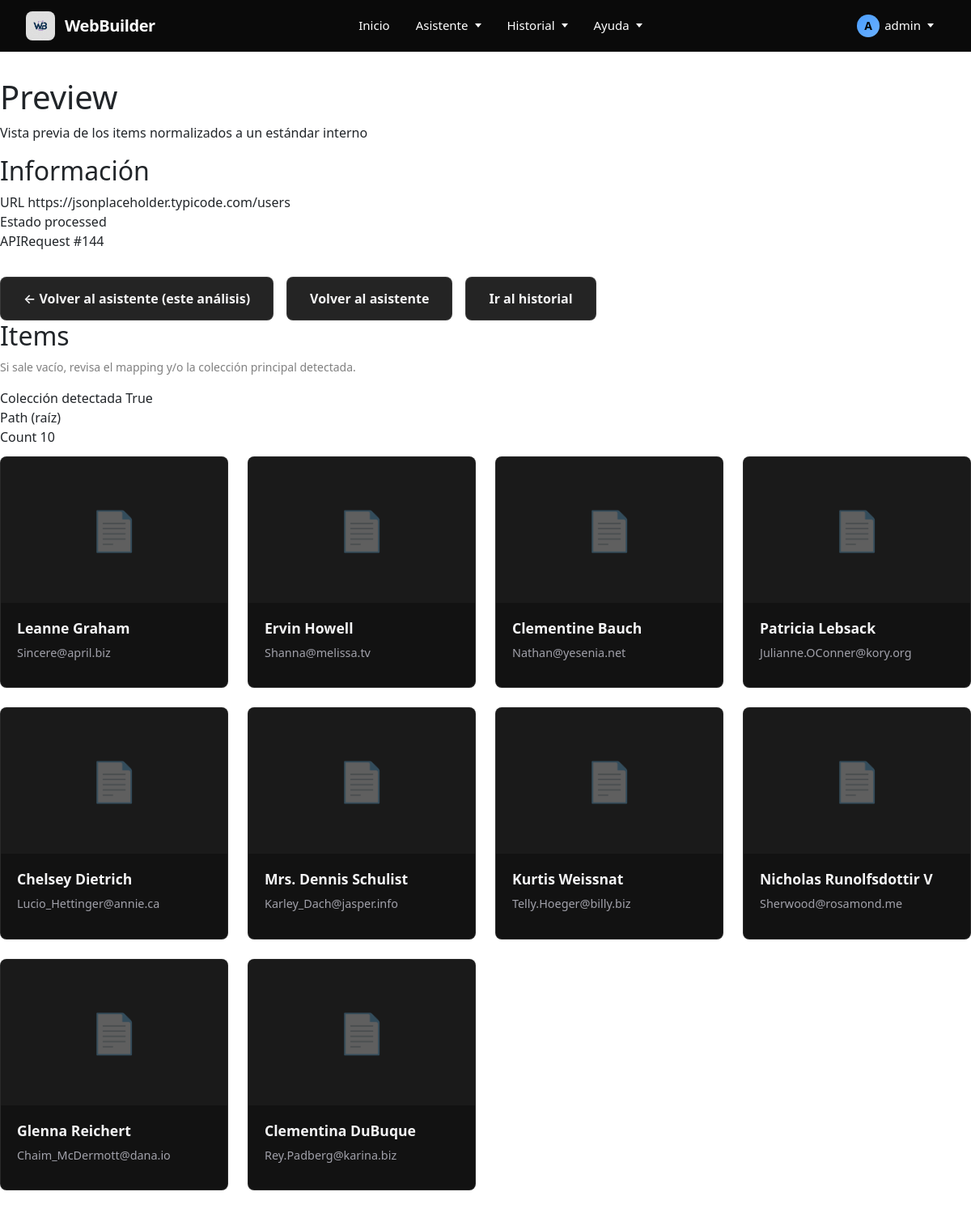
Screenshot of /preview/144 (signed in) with the database file from the repository.
### WebBuilder/models.py (models this page shows, shortened)
class APIRequest(models.Model):
    user = models.ForeignKey(User, on_delete=models.CASCADE, related_name='api_requests')   # Usuario dueño
    api_url = models.URLField("URL de la API")                                              # URL introducida
    date = models.DateTimeField(auto_now_add=True)                                          # Fecha del análisis
    raw_data = models.TextField(blank=True, null=True)                                      # Datos en crudo (raw)
    parsed_data = models.JSONField(blank=True, null=True)                                   # Datos parseados
    STATUS_CHOICES = [
        ("pending", "Pendiente"),
        ("processed", "Procesada"),
        ("error", "Error"),
    ]
    status = models.CharField(max_length=20, choices=STATUS_CHOICES, default="pending")     # Estado del analisis
    response_summary = models.TextField(blank=True, null=True)                              # Resumen del analisis
    error_message = models.TextField(blank=True, null=True)                                 # Mensaje tras el analisis
    field_mapping = models.JSONField(blank=True, null=True)                                 # Estructura de campos guardados

### WebBuilder/views/preview.py (the view)
# urls.py: path("preview/<int:api_request_id>", views.preview, name="preview"),
@login_required
def preview(request, api_request_id: int):
    api_request_obj = APIRequest.objects.filter(id=api_request_id, user=request.user).first()
    if not api_request_obj:
        return HttpResponse("No encontrado.", status=404)
    field_mapping = api_request_obj.field_mapping or get_mapping(request)
    if not api_request_obj.parsed_data:
        messages.warning(request, "No hay datos parseados para este análisis.")
        return redirect("assistant")
    analysis_result = build_analysis(
        api_request_obj.parsed_data,
        raw_text=api_request_obj.raw_data or ""
    )
    normalized_items = normalize_items(
        parsed_data=api_request_obj.parsed_data,
        analysis_result=analysis_result,
        field_mapping=field_mapping,
        limit=20,
    )
    return render(request, "WebBuilder/preview.html", {
        "api_request": api_request_obj,
        "analysis": analysis_result,
        "saved_mapping": field_mapping,
        "items": normalized_items,
    })

### WebBuilder/utils/analysis/helpers.py (called while the page is built, shortened)
def get_by_path(parsed_data: object, path: list):
    node = parsed_data
    return node

def _normalize_key(text: str) -> str:
    return text.strip().lower()

def _is_url(value: object) -> bool:
    if not isinstance(value, str):
        return False
    lowered = value.strip().lower()
    return lowered.startswith("http://") or lowered.startswith("https://")

def _is_date(value: object) -> bool:
    if not isinstance(value, str):
        return False
    text = value.strip()
    if re.search(r"\d{4}[-/]\d{2}[-/]\d{2}", text):
        return True
    if re.search(r"\d{4}-\d{2}-\d{2}T", text):
        return True
    return False

def _is_number(value: object) -> bool:
    return isinstance(value, (int, float)) and not isinstance(value, bool)

def _path_display(path: list | None) -> str:
    if path is None:
        return "—"
    if path == []:
        return "(raíz)"

### WebBuilder/utils/normalizer.py (called while the page is built, shortened)
def _truncate(text: str, max_len: int = 600) -> str:
    text = (text or "").strip()
    if len(text) <= max_len:
        return text
    return text[: max_len - 1].rstrip() + "…"

def _to_text(value: Any, *, max_len: int = 600) -> str:
    if value is None:
        return ""
    if isinstance(value, str):
        return _truncate(value, max_len=max_len)

def _get_nested(item: Any, key: str) -> Any:
    if not key:
        return None
    if not isinstance(item, dict):
        return None
    if "." not in key and "[" not in key:
        return item.get(key)
    parts = re.findall(r'[^\.\[]+|\[\d+\]', key)
    node: Any = item
    for part in parts:
        if part.startswith('[') and part.endswith(']'):
            try:
                index = int(part[1:-1])
            except (ValueError, IndexError):
                return None
            if not isinstance(node, list):
                return None
            if index < 0 or index >= len(node):
                return None
            node = node[index]
        else:
            if not isinstance(node, dict):
                return None
            if part not in node:
                return None
            node = node[part]
    return node

def _looks_like_url(text: str) -> bool:
    t = (text or "").strip()
    if t.startswith("http://") or t.startswith("https://"):
        return True
    if t.startswith("/") or t.startswith("./") or t.startswith("../"):
        if len(t) > 1:
            return True
    return False

### WebBuilder/templates/WebBuilder/preview.html (shortened to what this page needs)
{% extends 'WebBuilder/base.html' %}
{% load static %}
{% block body_class %}preview{% endblock %}
{% block content %}
<div class="wb-container">
  <header class="wb-header">
    <h1 class="wb-title">Preview</h1>
    <p class="wb-subtitle">Vista previa de los items normalizados a un estándar interno</p>
  </header>
  <section class="wb-card">
    <h2 class="wb-card__title">Información</h2>
    <div class="wb-kv">
      <div class="wb-kv__item wb-kv__item--full">
        <span class="wb-kv__k">URL</span>
        <span class="wb-kv__v wb-mono">{{ api_request.api_url }}</span>
      </div>
      <div class="wb-kv__item">
        <span class="wb-kv__k">Estado</span>
        <span class="wb-kv__v">{{ api_request.status }}</span>
      </div>
      <div class="wb-kv__item">
        <span class="wb-kv__k">APIRequest</span>
        <span class="wb-kv__v">#{{ api_request.id }}</span>
      </div>
    </div>
    <div class="wb-actions">
      <a class="wb-btn wb-btn--secondary" href="{% url 'assistant' %}?api_request_id={{ api_request.id }}">
        ← Volver al asistente (este análisis)
      </a>
      <a class="wb-btn wb-btn--secondary" href="{% url 'assistant' %}">
        Volver al asistente
      </a>
      <a class="wb-btn wb-btn--secondary" href="{% url 'history' %}">
        Ir al historial
      </a>
    </div>
  </section>
  <section class="wb-card">
    <h2 class="wb-card__title">Items</h2>
    <p class="wb-hint">Si sale vacío, revisa el mapping y/o la colección principal detectada.</p>
    <div class="wb-kv" style="margin-bottom:12px;">
      <div class="wb-kv__item">
        <span class="wb-kv__k">Colección detectada</span>
        <span class="wb-kv__v">{{ analysis.main_collection.found }}</span>
      </div>
      <div class="wb-kv__item">
        <span class="wb-kv__k">Path</span>
        <span class="wb-kv__v wb-mono">{{ analysis.main_collection.path_display }}</span>
      </div>
      <div class="wb-kv__item">
        <span class="wb-kv__k">Count</span>
        <span class="wb-kv__v">{{ analysis.main_collection.count }}</span>
      </div>
    </div>
    {% if items %}
      <div class="wb-preview-grid">
        {% for it in items %}
          <div class="wb-preview-item">
            {% if it.image %}
              <img src="{{ it.image }}" alt="{{ it.title }}" class="wb-preview-item__image">
            {% else %}
              <div class="wb-preview-item__image" style="display:flex;align-items:center;justify-content:center;background:#1a1a1a;">
                <span style="font-size:3rem;opacity:0.3;">📄</span>
              </div>
            {% endif %}
            <div class="wb-preview-item__content">
              <h3 class="wb-preview-item__title">{{ it.title|default:"(Sin título)"|truncatewords:10 }}</h3>
              {% if it.description %}
                <p class="wb-preview-item__description">{{ it.description|truncatewords:20 }}</p>
              {% endif %}
            </div>
          </div>
        {% endfor %}
      </div>
    {% else %}
      <p class="wb-muted">
        No se han podido extraer items normalizados. Revisa el mapping y/o el path de la colección principal.
      </p>
    {% endif %}
  </section>
</div>
{% endblock %}

### WebBuilder/templates/WebBuilder/navbar.html (shortened to what this page needs)
{% load static %}
<nav class="wb-navbar">
  <div class="wb-navbar-container">
    <a href="{% url 'home' %}" class="wb-navbar-brand">
      <div class="wb-navbar-logo">
        <img src="{% static 'images/logo.jpg' %}" alt="WB">
      </div>
      <span class="wb-navbar-title">WebBuilder</span>
    </a>
    <div class="wb-nav-menu">
      <a href="{% url 'home' %}"
         class="wb-nav-link {% if request.resolver_match.url_name == 'home' %}wb-nav-link--active{% endif %}">
        Inicio
      </a>
      <div class="wb-nav-item" data-dropdown="asistente">
        <div class="wb-nav-link {% if request.resolver_match.url_name == 'assistant' %}wb-nav-link--active{% endif %}">
          Asistente
          <span class="wb-nav-arrow"></span>
        </div>
      </div>
      <div class="wb-nav-item" data-dropdown="historial">
        <div class="wb-nav-link {% if request.resolver_match.url_name == 'history' %}wb-nav-link--active{% endif %}">
          Historial
          <span class="wb-nav-arrow"></span>
        </div>
      </div>
      <div class="wb-nav-item" data-dropdown="ayuda">
        <div class="wb-nav-link">
          Ayuda
          <span class="wb-nav-arrow"></span>
        </div>
      </div>
    </div>
    <div class="wb-nav-right">
      {% if user.is_authenticated %}
        <div class="wb-nav-item" data-dropdown="user">
          <div class="wb-nav-link">
            <span class="wb-user-icon">{{ user.username|first|upper }}</span>
            {{ user.username }}
            <span class="wb-nav-arrow"></span>
          </div>
        </div>
      {% endif %}
    </div>
  </div>
</nav>

### WebBuilder/static/css/assistant.css (style rules this page uses)
:root { --bg-primary: #121212; --bg-secondary: #1a1a1a; --bg-tertiary: #242424; --text-primary: #ffffff; --text-secondary: #b0b0b0; --text-muted: #808080; --accent-blue: #4a9eff; --accent-blue-hover: #6bb0ff; --border-color: rgba(255, 255, 255, 0.1); --border-color-hover: rgba(255, 255, 255, 0.2); --shadow-sm: 0 2px 8px rgba(0, 0, 0, 0.4); --shadow-md: 0 4px 16px rgba(0, 0, 0, 0.6); --sidebar-width: 280px; --sidebar-collapsed-width: 60px; --transition-speed: 0.3s; --navbar-height: 64px; }
* { margin: 0; padding: 0; box-sizing: border-box; }
.wb-hint { margin-top: 0.5rem; font-size: 0.875rem; color: var(--text-muted); }
.wb-actions { display: flex; gap: 1rem; margin-top: 2rem; flex-wrap: wrap; }
.wb-btn { padding: 0.875rem 1.75rem; border-radius: 8px; font-size: 1rem; font-weight: 600; cursor: pointer; border: none; transition: all 0.2s ease; text-decoration: none; display: inline-flex; align-items: center; justify-content: center; }
.wb-btn--secondary { background: var(--bg-tertiary); color: var(--text-primary); border: 1px solid var(--border-color); }
.wb-preview-grid { display: grid; grid-template-columns: repeat(auto-fill, minmax(280px, 1fr)); gap: 1.5rem; margin-bottom: 2rem; }
.wb-preview-item { background: var(--bg-primary); border: 1px solid var(--border-color); border-radius: 8px; overflow: hidden; transition: all 0.2s ease; }
.wb-preview-item__image { width: 100%; height: 180px; object-fit: cover; background: var(--bg-tertiary); }
.wb-preview-item__content { padding: 1.25rem; }
.wb-preview-item__title { font-size: 1.1rem; font-weight: 600; margin-bottom: 0.5rem; color: var(--text-primary); line-height: 1.3; }
.wb-preview-item__description { font-size: 0.9rem; color: var(--text-secondary); line-height: 1.5; margin-bottom: 0.75rem; }

### WebBuilder/static/css/navbar.css (style rules this page uses)
:root { --navbar-bg: #0a0a0a; --navbar-border: rgba(255, 255, 255, 0.08); --navbar-text: #ffffff; --navbar-text-hover: #ffffff; --navbar-text-muted: rgba(255, 255, 255, 0.6); --navbar-hover-bg: rgba(255, 255, 255, 0.06); --navbar-active-bg: rgba(255, 255, 255, 0.1); --navbar-accent: #4a9eff; --dropdown-bg: #0f0f0f; --dropdown-border: rgba(255, 255, 255, 0.1); --dropdown-shadow: 0 20px 40px rgba(0, 0, 0, 0.6); --navbar-height: 64px; }
.wb-navbar { background-color: var(--navbar-bg); position: fixed; top: 0; left: 0; right: 0; z-index: 1000; border-bottom: 1px solid var(--navbar-border); height: var(--navbar-height); backdrop-filter: blur(10px); -webkit-backdrop-filter: blur(10px); }
.wb-navbar-container { max-width: 1400px; margin: 0 auto; height: 100%; padding: 0 2rem; display: grid; grid-template-columns: auto 1fr auto; align-items: center; }
.wb-navbar-brand { display: flex; align-items: center; gap: 0.75rem; text-decoration: none; color: var(--navbar-text); font-weight: 700; font-size: 1.25rem; transition: opacity 0.2s ease; }
.wb-navbar-logo { width: 36px; height: 36px; border-radius: 8px; display: flex; align-items: center; justify-content: center; overflow: hidden; background: linear-gradient(135deg, rgba(255, 255, 255, 0.1), rgba(255, 255, 255, 0.05)); }
.wb-navbar-logo img { width: 100%; height: 100%; object-fit: contain; }
.wb-navbar-title { font-size: 1.25rem; font-weight: 700; letter-spacing: -0.02em; }
.wb-nav-menu { display: flex; align-items: center; gap: 0.25rem; justify-self: center; flex: 0; margin-left: 0; }
.wb-nav-item { position: relative; }
.wb-nav-link { display: flex; align-items: center; gap: 0.375rem; padding: 0.625rem 0.875rem; color: var(--navbar-text); text-decoration: none; font-size: 0.9375rem; font-weight: 500; border-radius: 8px; transition: all 0.2s ease; cursor: pointer; white-space: nowrap; }
.wb-nav-arrow { width: 0; height: 0; border-left: 4px solid transparent; border-right: 4px solid transparent; border-top: 5px solid currentColor; transition: transform 0.3s ease; margin-left: 2px; }
.wb-nav-right { justify-self: end; }
.wb-nav-right { display: flex; align-items: center; gap: 0.75rem; }
.wb-user-icon { width: 28px; height: 28px; border-radius: 50%; background: linear-gradient(135deg, var(--navbar-accent), #6bb0ff); display: inline-flex; align-items: center; justify-content: center; font-weight: 600; font-size: 0.875rem; color: #000; }
body { padding-top: var(--navbar-height); }
:root { --navbar-height: 64px; }
body { padding-top: var(--navbar-height) !important; margin: 0; }
.wb-navbar { z-index: 1000 !important; }
.wb-container { padding-top: 2rem; }

### rows the page displays
APIRequest: api_url "https://jsonplaceholder.typicode.com/users", status "processed", id "144"

### other values shown
{{ user.username|first|upper }} "A"
{{ user.username }} "admin"
{{ analysis.main_collection.found }} "True"
{{ analysis.main_collection.path_display }} "(raíz)"
{{ analysis.main_collection.count }} "10"
{{ it.title|default:"(Sin título)"|truncatewords:10 }} "Leanne Graham" "Ervin Howell" "Clementine Bauch" "Patricia Lebsack" "Chelsey Dietrich" "Mrs. Dennis Schulist" "Kurtis Weissnat" "Nicholas Runolfsdottir V" "Glenna Reichert" "Clementina DuBuque"
{{ it.description|truncatewords:20 }} "Sincere@april.biz" "Shanna@melissa.tv" "Nathan@yesenia.net" "Julianne.OConner@kory.org" "Lucio_Hettinger@annie.ca" "Karley_Dach@jasper.info" "Telly.Hoeger@billy.biz" "Sherwood@rosamond.me" "Chaim_McDermott@dana.io" "Rey.Padberg@karina.biz"
